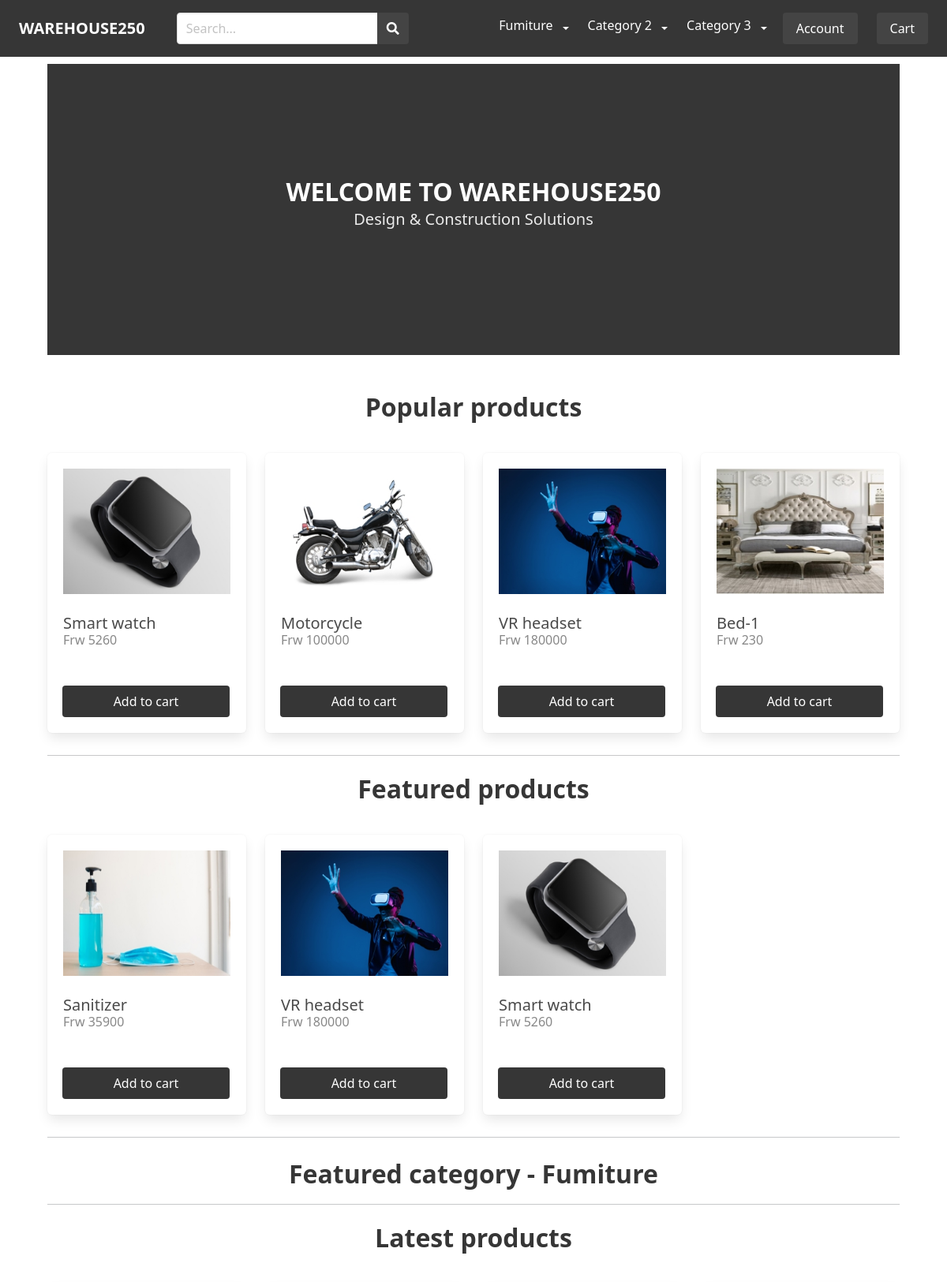
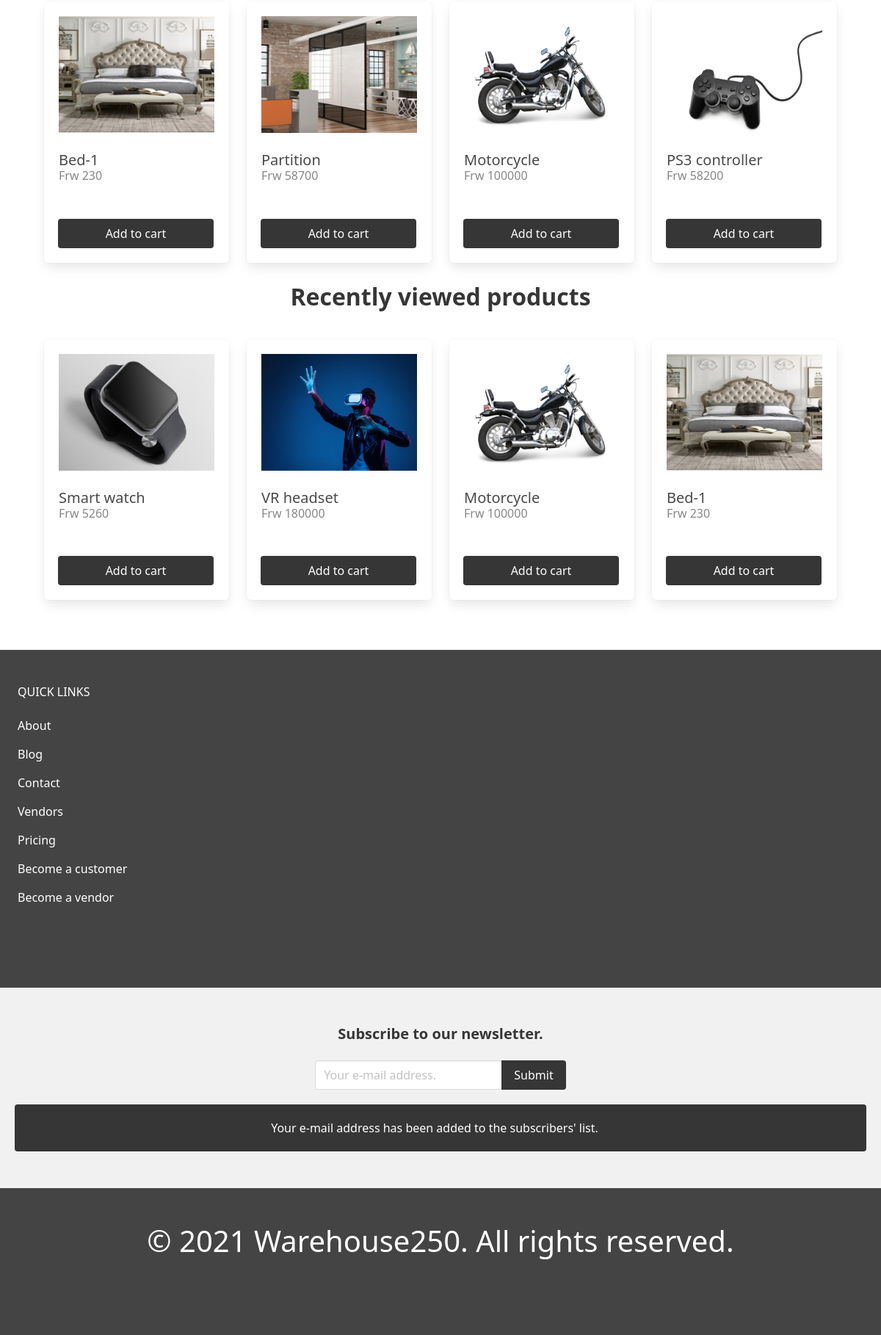
The page / on the database its author committed (2 pictures, top to bottom).
### apps/product/models.py (models this page shows, shortened)
class Category(models.Model):
    title = models.CharField(max_length=255)
    slug = models.SlugField(max_length=255)
    ordering = models.IntegerField(default=0)
    is_featured = models.BooleanField(default=False)
    class Meta:
        ordering = ['ordering']
        verbose_name_plural = 'Categories'
    def __str__(self):
        return self.title

class Product(models.Model):
    category = models.ForeignKey(
        SubSubCategory, related_name='products', on_delete=models.CASCADE)
    parent = models.ForeignKey(
        'self', related_name='variants', on_delete=models.CASCADE, blank=True, null=True)
    vendor = models.ForeignKey(
        Vendor, related_name='products', on_delete=models.CASCADE)
    title = models.CharField(max_length=255)
    slug = models.SlugField(max_length=255)
    description = models.TextField(blank=True, null=True)
    price = models.DecimalField(max_digits=6, decimal_places=0)
    date_added = models.DateTimeField(auto_now_add=True)
    image = models.ImageField(upload_to='uploads/', blank=True, null=True)
    thumbnail = models.ImageField(upload_to='uploads/', blank=True, null=True)
    is_featured = models.BooleanField(default=False)
    num_available = models.IntegerField(default=1)
    num_visits = models.IntegerField(default=0)
    last_visit = models.DateTimeField(blank=True, null=True)
    pickup_available = models.BooleanField(default=False)
    class Meta:
        ordering = ['-date_added']
    def get_thumbnail(self):
        if self.thumbnail:
            return self.thumbnail.url

### apps/core/views.py (the view)
# urls.py: path('', views.frontpage, name='frontpage'),
def frontpage(request):
    newest_products = Product.objects.filter(
        parent=None)[0:4]
    featured_products = Product.objects.filter(is_featured=True)[0:4]
    featured_categories = Category.objects.filter(is_featured=True)
    popular_products = Product.objects.all().order_by('-num_visits')[0:4]
    recently_viewed_products = Product.objects.all().order_by(
        '-last_visit')[0:4]
    return render(request, 'core/frontpage.html', {'newest_products': newest_products, 'featured_products': featured_products, 'featured_categories': featured_categories, 'popular_products': popular_products, 'recently_viewed_products': recently_viewed_products})

### apps/cart/cart.py (called while the page is built)
    def __len__(self):
        sum_quantity = 0
        for item in self.cart.values():
            if 'quantity' in item:
                sum_quantity += item['quantity']
        return sum_quantity

### apps/cart/context_processors.py (called while the page is built)
def cart(request):
    return {'cart': Cart(request)}

### apps/product/models.py (called while the page is built)
    def __str__(self):
        return self.title

    def __str__(self):
        return self.title

### apps/core/templates/core/frontpage.html (shortened to what this page needs)
{% extends 'core/base.html' %}
{% block content %}
    <section class="hero is-medium is-dark">
        <div class="hero-body">
                <div class="container has-text-centered">
                    <p class="title">
                        WELCOME TO WAREHOUSE250
                    </p>
                     <p class="subtitle">
                        Design & Construction Solutions
                    </p>
            </div>
        </div>
    </section>
    <div class="columns is-multiline mb-2">
        <div class="column is-12 mt-5 mb-2">
            <h2 class="title has-text-centered">Popular products</h2>
        </div>
        {% for product in popular_products %}
            {% include 'product/parts/list_item.html' %}
        {% endfor %}
    </div>
    <hr>
    <div class="columns is-multiline mb-2">
        <div class="column is-12 mt-2 mb-2">
            <h2 class="title has-text-centered">Featured products</h2>
        </div>
        {% for product in featured_products %}
            {% include 'product/parts/list_item.html' %}
        {% endfor %}
    </div>
    <hr>
    <div class="featured-categories">
        {% for category in featured_categories %}
            <div class="column is-12 mt-2 mb-2">
                <h2 class="title has-text-centered">Featured category - {{ category.title }}</h2>
            </div>
        {% endfor %}
    </div>
     <hr>
    <div class="columns is-multiline mb-2">
        <div class="column is-12 mt-2 mb-2">
            <h2 class="title has-text-centered">Latest products</h2>
        </div>
        {% for product in newest_products %}
            {% include 'product/parts/list_item.html' %}
        {% endfor %}
    </div>
     <div class="columns is-multiline mb-2">
        <div class="column is-12 mt-2 mb-2">
            <h2 class="title has-text-centered">Recently viewed products</h2>
        </div>
        {% for product in recently_viewed_products %}
            {% include 'product/parts/list_item.html' %}
        {% endfor %}
    </div>
{% endblock %}

### apps/core/templates/core/base.html (shortened to what this page needs)
{% load static %}
<!DOCTYPE html>
<html>
    <head>
        <link rel="stylesheet" href="https://cdn.jsdelivr.net/npm/bulma@0.9.1/css/bulma.min.css">
        <link rel="stylesheet" href="https://cdnjs.cloudflare.com/ajax/libs/font-awesome/5.15.3/css/all.min.css">
        <link rel="stylesheet" href="{% static 'styles/main.css' %}">
        <link href="https://cdn.jsdelivr.net/npm/bootstrap@5.0.0-beta2/dist/css/bootstrap.min.css" rel="stylesheet">
    </head>
    <body>
        <nav class="navbar navbar-expand-lg is-dark is-fixed-top">
            <div class="container-fluid">
               <div class="navbar-brand">
                <a href="/" class="navbar-item"><strong>WAREHOUSE250</strong></a>
            </div>
             <div class="collapse navbar-collapse" id="main_nav">
                <div class="navbar-start">
                    <div class="navbar-item">
                        <form method="get" action="{% url 'search' %}">
                            <div class="field has-addons">
                                <div class="control">
                                    <input type="text" class="input" placeholder="Search..." name="query">
                                </div>
                                <div class="control">
                                    <button class="button is-dark">
                                        <span class="icon"><i class="fas fa-search"></i></span>
                                    </button>
                                </div>
                            </div>
                        </form>
                    </div>
                </div>
               <ul class="navbar-nav">
                {% for category in menu_categories %}
                    {% if category.has_children %}
                        <li class="nav-item dropdown">
                            <a class="dropdown-item main-item" href="{% url 'category' category.slug %}" >
                                {{ category.title }}
                            </a>
                            <a class="nav-link dropdown-toggle" href="#" data-bs-toggle="dropdown"> </a>
                        </li>
                    {% else %}
                        <li class="nav-item"><a class="nav-link" href="{% url 'category' category.slug %}"> {{ category.title }} </a></li>
                    {% endif %}
                {% endfor %}
               </ul>
               <div class="navbar-item">
                {% if request.user.is_authenticated%}
                    {% if request.session.customer %}
                        <a href="{% url 'myaccount' %}" class="button is-dark">{{ request.session.username }}</a>
                    {% else %}
                        <a href="{% url 'vendor_admin' %}" class="button is-dark">{{ request.session.username }}</a>
                    {% endif %}
            </div>
            <div class="navbar-item">
                <a href="{% url 'logout' %}" class="button is-danger ">Log out</a>
                {% else %}
                <a href="{% url 'login' %}" class="button is-dark">Account</a>
                {% endif %}
            </div>
            <div class="navbar-item">
                <a href="{% url 'cart' %}" class="button is-dark">Cart{% if cart %} ({{ cart|length }}){% endif %}</a>
            </div>
             </div>
            </div>
           </nav>
        <section class="section">
            <div class="container">
            {% block content %}
            {% endblock  %}
            </div>
        </section>
        <footer class="footer">
            <h3 class="is-size-6 mb-4">QUICK LINKS</h3>
            <a href="{% url 'about' %}">About</a><br>
            <a href="{% url 'index' %}">Blog</a><br>
            <a href="{% url 'contact' %}">Contact</a><br>
            <a href="{% url 'vendors' %}">Vendors</a><br>
            <a href="{% url 'pricing' %}">Pricing</a><br>
            <a href="{% url 'become_customer' %}">Become a customer</a><br>
            {% if request.user.is_authenticated and request.user.vendor.company_name%}
            <a href="{% url 'vendor_admin' %}">Vendor admin</a><br>
            {% else %}
            <a href="{% url 'become_vendor' %}">Become a vendor</a>
            {% endif %}
        </footer>
        {% include 'parts/newsletter.html' %}
        <footer class="footer">
            <h1 class="has-text-centered"> © 2021 Warehouse250. All rights reserved.</h1>
        </footer>
    </body>
</html>

### apps/product/templates/product/parts/list_item.html (shortened to what this page needs)
<div class="column is-3 product-list-item">
    <div class="box">
        <figure class="image is-4by3 mb-4">
            <a href="{% url 'product' product.category.sub_category.category.slug product.category.sub_category.slug product.category.slug product.slug %}">
                <img src="{{ product.get_thumbnail }}">
            </a>
        </figure>
        <h2 class="subtitle">{{ product.title }}</h2>
        <h3 class="price is-size-6 mb-5">Frw {{ product.price }}</h3>
        <form method="post" action=".">
            <div class="field has-addons">
                    <button class="button is-dark is-fullwidth">Add to cart</button>
            </div>
        </form>
    </div>
</div>

### apps/core/templates/parts/newsletter.html (shortened to what this page needs)
<div class="newsletter-wrapper" id="newsletter-wrapper">
    <h2 class="subtitle"><strong>Subscribe to our newsletter.</strong></h2>
    <form v-on:submit.prevent="onSubmit">
        <div class="field has-addons">
            <div class="control">
                <input type="email" v-model="email" name="email" class="input" placeholder="Your e-mail address.">
            </div>
            <div class="control">
                <button class="button is-dark">Submit</button>
            </div>
        </div>
    </form>
    <div class="notification is-dark" v-if="showSuccess">
        Your e-mail address has been added to the subscribers' list.
    </div>
</div>

### static/styles/main.css (style rules this page uses)
html { height: 100%; }
body { min-height: 100%; display: flex; flex-direction: column; }
.navbar .is-dark { background: #444; }
.footer { background: #444; margin-top:auto; }
.footer h3 { color: rgb(255, 255, 255); }
.footer h1 { color: rgb(255, 255, 255); }
.footer a { margin-bottom: 15px; display: inline-block; color: rgb(255, 255, 255); }
.product-list-item .box .subtitle { margin-bottom: 0; }
.product-list-item .box .price { color: #888; }
.newsletter-wrapper { padding: 50px 20px; text-align: center; background: #f1f1f1; }
.newsletter-wrapper .notification { margin-top: 20px; }
.newsletter-wrapper .field.has-addons { justify-content: center; }

### apps/core/templates/core/base.html (style rules this page uses)
@media all and (min-width: 992px) { a { text-decoration: none; } }
@media all and (min-width: 992px) { nav.navbar.navbar-expand-lg.is-dark.is-fixed-top a { color: white; } }
@media all and (min-width: 992px) { nav.navbar.navbar-expand-lg.is-dark.is-fixed-top a.dropdown-item { color: black; } }
@media all and (min-width: 992px) { .dropdown-item.main-item { color: white !important; font-size: 16px !important; padding-right: 0px !important; } }
@media all and (min-width: 992px) { a.dropdown-item { background-color: transparent !important; } }

### rows shown on the page
Category: title "Fumiture"
Category: title "Category 2"
Category: title "Category 3"
Product: get_thumbnail (picture), title "Smart watch", price "5260"
Product: get_thumbnail (picture), title "Motorcycle", price "100000"
Product: get_thumbnail (picture), title "VR headset", price "180000"
Product: get_thumbnail (picture), title "Bed-1", price "230"
Product: get_thumbnail (picture), title "Sanitizer", price "35900"
Product: get_thumbnail (picture), title "Partition", price "58700"
Product: get_thumbnail (picture), title "PS3 controller", price "58200"
